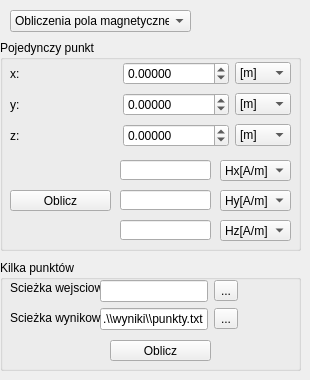
     <widget class="QWidget" name="tab">
      <attribute name="title">
       <string>W punkcie</string>
      </attribute>
      <widget class="QGroupBox" name="groupBox_3">
       <property name="enabled">
        <bool>true</bool>
       </property>
       <property name="geometry">
        <rect>
         <x>0</x>
         <y>260</y>
         <width>301</width>
         <height>111</height>
        </rect>
       </property>
       <property name="title">
        <string>Kilka punktów</string>
       </property>
       <widget class="QLabel" name="label_3">
        <property name="enabled">
         <bool>true</bool>
        </property>
        <property name="geometry">
         <rect>
          <x>10</x>
          <y>20</y>
          <width>91</width>
          <height>16</height>
         </rect>
        </property>
        <property name="text">
         <string>Scieżka wejsciowa:</string>
        </property>
       </widget>
       <widget class="QWidget" name="formLayoutWidget">
        <property name="geometry">
         <rect>
          <x>100</x>
          <y>20</y>
          <width>191</width>
          <height>51</height>
         </rect>
        </property>
        <layout class="QFormLayout" name="formLayout">
         <property name="fieldGrowthPolicy">
          <enum>QFormLayout::AllNonFixedFieldsGrow</enum>
         </property>
         <item row="0" column="0">
          <widget class="QLineEdit" name="lineEdit_5">
           <property name="readOnly">
            <bool>true</bool>
           </property>
          </widget>
         </item>
         <item row="1" column="0">
          <widget class="QLineEdit" name="lineEdit_6">
           <property name="text">
            <string>.\\wyniki\\punkty.txt</string>
           </property>
           <property name="readOnly">
            <bool>true</bool>
           </property>
          </widget>
         </item>
         <item row="1" column="1">
          <widget class="QToolButton" name="toolButton_2">
           <property name="text">
            <string>...</string>
           </property>
          </widget>
         </item>
         <item row="0" column="1">
          <widget class="QToolButton" name="toolButton">
           <property name="text">
            <string>...</string>
           </property>
          </widget>
         </item>
        </layout>
       </widget>
       <widget class="QLabel" name="label_4">
        <property name="geometry">
         <rect>
          <x>10</x>
          <y>50</y>
          <width>91</width>
          <height>16</height>
         </rect>
        </property>
        <property name="text">
         <string>Scieżka wynikowa:</string>
        </property>
       </widget>
       <widget class="QPushButton" name="pushButton_2">
        <property name="geometry">
         <rect>
          <x>110</x>
          <y>80</y>
          <width>101</width>
          <height>21</height>
         </rect>
        </property>
        <property name="text">
         <string>Oblicz</string>
        </property>
       </widget>
      </widget>
      <widget class="QGroupBox" name="groupBox_4">
       <property name="geometry">
        <rect>
         <x>0</x>
         <y>40</y>
         <width>301</width>
         <height>211</height>
        </rect>
       </property>
       <property name="title">
        <string>Pojedynczy punkt</string>
       </property>
       <widget class="QWidget" name="gridLayoutWidget_2">
        <property name="geometry">
         <rect>
          <x>10</x>
          <y>20</y>
          <width>281</width>
          <height>91</height>
         </rect>
        </property>
        <layout class="QGridLayout" name="gridLayout_2" rowstretch="0,0,0" columnstretch="40,40,0">
         <item row="1" column="2">
          <widget class="QComboBox" name="comboBox_6">
           <item>
            <property name="text">
             <string>[m]</string>
            </property>
           </item>
           <item>
            <property name="text">
             <string>[dm]</string>
            </property>
           </item>
           <item>
            <property name="text">
             <string>[cm]</string>
            </property>
           </item>
           <item>
            <property name="text">
             <string>[mm]</string>
            </property>
           </item>
          </widget>
         </item>
         <item row="2" column="2">
          <widget class="QComboBox" name="comboBox_7">
           <item>
            <property name="text">
             <string>[m]</string>
            </property>
           </item>
           <item>
            <property name="text">
             <string>[dm]</string>
            </property>
           </item>
           <item>
            <property name="text">
             <string>[cm]</string>
            </property>
           </item>
           <item>
            <property name="text">
             <string>[mm]</string>
            </property>
           </item>
          </widget>
         </item>
         <item row="2" column="0">
          <widget class="QLabel" name="label_9">
           <property name="text">
            <string>z:</string>
           </property>
          </widget>
         </item>
         <item row="1" column="0">
          <widget class="QLabel" name="label_10">
           <property name="text">
            <string>y:</string>
           </property>
          </widget>
         </item>
         <item row="0" column="2">
          <widget class="QComboBox" name="comboBox_5">
           <item>
            <property name="text">
             <string>[m]</string>
            </property>
           </item>
           <item>
            <property name="text">
             <string>[dm]</string>
            </property>
           </item>
           <item>
            <property name="text">
             <string>[cm]</string>
            </property>
           </item>
           <item>
            <property name="text">
             <string>[mm]</string>
            </property>
           </item>
          </widget>
         </item>
         <item row="0" column="0">
          <widget class="QLabel" name="label_12">
           <property name="text">
            <string>x:</string>
           </property>
          </widget>
         </item>
         <item row="2" column="1">
          <widget class="QDoubleSpinBox" name="doubleSpinBox_9">
           <property name="decimals">
            <number>5</number>
           </property>
           <property name="minimum">
            <double>-90.000000000000000</double>
           </property>
           <property name="singleStep">
            <double>0.250000000000000</double>
           </property>
          </widget>
         </item>
         <item row="1" column="1">
          <widget class="QDoubleSpinBox" name="doubleSpinBox_8">
           <property name="decimals">
            <number>5</number>
           </property>
           <property name="minimum">
            <double>-90.000000000000000</double>
           </property>
           <property name="singleStep">
            <double>0.250000000000000</double>
           </property>
          </widget>
         </item>
         <item row="0" column="1">
          <widget class="QDoubleSpinBox" name="doubleSpinBox_7">
           <property name="decimals">
            <number>5</number>
           </property>
           <property name="minimum">
            <double>-90.000000000000000</double>
           </property>
           <property name="singleStep">
            <double>0.250000000000000</double>
           </property>
          </widget>
         </item>
        </layout>
       </widget>
       <widget class="QPushButton" name="pushButton">
        <property name="geometry">
         <rect>
          <x>10</x>
          <y>150</y>
          <width>101</width>
          <height>21</height>
         </rect>
        </property>
        <property name="text">
         <string>Oblicz</string>
        </property>
       </widget>
       <widget class="QLineEdit" name="lineEdit">
        <property name="geometry">
         <rect>
          <x>120</x>
          <y>120</y>
          <width>91</width>
          <height>20</height>
         </rect>
        </property>
        <property name="readOnly">
         <bool>true</bool>
        </property>
       </widget>
       <widget class="QLineEdit" name="lineEdit_2">
        <property name="geometry">
         <rect>
          <x>120</x>
          <y>150</y>
          <width>91</width>
          <height>20</height>
         </rect>
        </property>
        <property name="readOnly">
         <bool>true</bool>
        </property>
       </widget>
       <widget class="QLineEdit" name="lineEdit_3">
        <property name="geometry">
         <rect>
          <x>120</x>
          <y>180</y>
          <width>91</width>
          <height>20</height>
         </rect>
        </property>
        <property name="readOnly">
         <bool>true</bool>
        </property>
       </widget>
       <widget class="QComboBox" name="comboBox_31">
        <property name="geometry">
         <rect>
          <x>220</x>
          <y>120</y>
          <width>71</width>
          <height>21</height>
         </rect>
        </property>
        <item>
         <property name="text">
          <string>Hx[A/m]</string>
         </property>
        </item>
       </widget>
       <widget class="QComboBox" name="comboBox_32">
        <property name="geometry">
         <rect>
          <x>220</x>
          <y>150</y>
          <width>71</width>
          <height>21</height>
         </rect>
        </property>
        <item>
         <property name="text">
          <string>Hy[A/m]</string>
         </property>
        </item>
       </widget>
       <widget class="QComboBox" name="comboBox_33">
        <property name="geometry">
         <rect>
          <x>220</x>
          <y>180</y>
          <width>71</width>
          <height>21</height>
         </rect>
        </property>
        <item>
         <property name="text">
          <string>Hz[A/m]</string>
         </property>
        </item>
       </widget>
      </widget>
      <widget class="QComboBox" name="comboBox_8">
       <property name="geometry">
        <rect>
         <x>10</x>
         <y>10</y>
         <width>181</width>
         <height>22</height>
        </rect>
       </property>
       <item>
        <property name="text">
         <string>Obliczenia pola magnetycznego</string>
        </property>
       </item>
      </widget>
     </widget>
